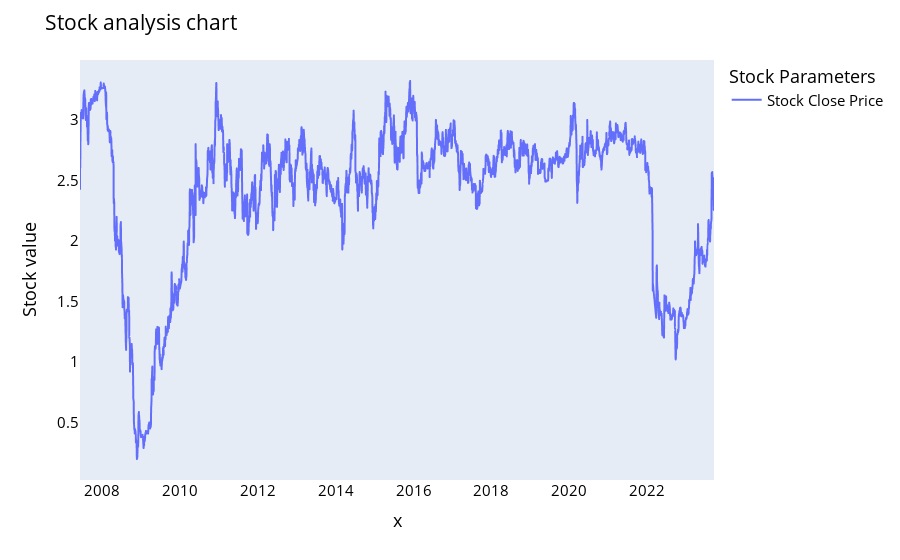
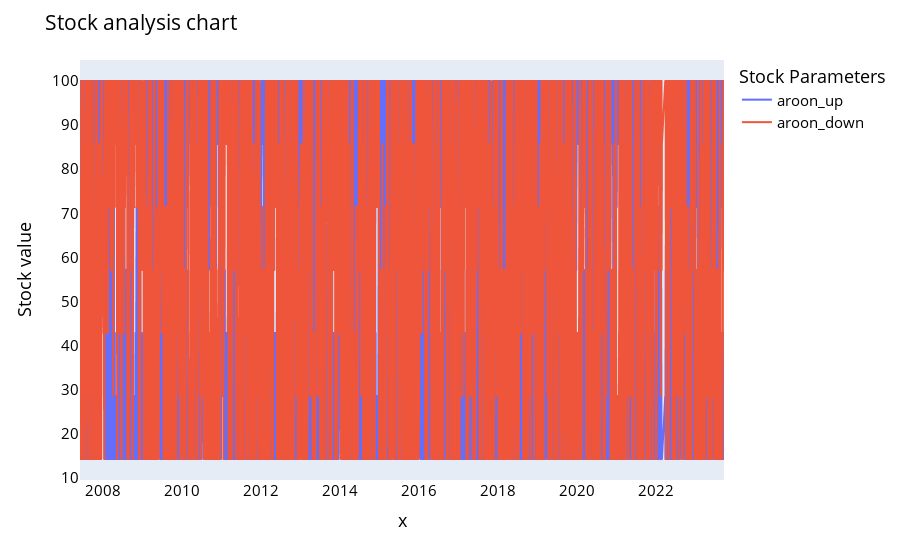

Notebook source saved alongside these figures, in order:
### Markdown cell above
## Arron indicator
        The Arron indicator is composed of two lines. 
        Considering a time range, an up line measures the number of periods since the highest price in the range, and a down line which measures the number of periods since the lowest price.
        Aroon indicates a bullish behavior when the Aroon up is above the Aroon down. 
        The opposite case indicates a bearish price behavior, and when the two lines cross each other can signal a trend changes.
        
        Что такое индикатор Aroon? Индикатор Aroon — это технический индикатор, который используется для определения трендовых изменений цены актива, а также силы этого тренда. 
        По сути, индикатор измеряет время между максимумами и время между минимумами за определенный период времени.

### Code cell
period=7
        df_cl1 = np.asarray(historical_prices['close'])
        aroon_down=[(100/period)*
                 (period-np.argmax(df_cl1[t-period:t])) 
                 for t in range(period, len(df_cl1))]
        aroon_up=[(100/period)*
                   (period-np.argmin(df_cl1[t-period:t])) 
                   for t in range(period, len(df_cl1))]

names_1 = cycle(['Stock Close Price'])
names_2 = cycle(['aroon_up','aroon_down'])
fig = px.line(historical_prices, x=historical_prices.date[period:], y=[historical_prices['close'][period:]],
             labels={'date': 'Date','value':'Stock value'})
figs = px.line(historical_prices, x=historical_prices.date[period:], y=[aroon_up,aroon_down],
             labels={'date': 'Date','value':'Stock value'})

figs.update_layout(title_text='Stock analysis chart', font_size=15, font_color='black',legend_title_text='Stock Parameters')
figs.for_each_trace(lambda t:  t.update(name = next(names_2)))
figs.update_xaxes(showgrid=False)
figs.update_yaxes(showgrid=False,zeroline=True, zerolinewidth=2, zerolinecolor='Black')

fig.update_layout(title_text='Stock analysis chart', font_size=15, font_color='black',legend_title_text='Stock Parameters')
fig.for_each_trace(lambda t:  t.update(name = next(names_1)))
fig.update_xaxes(showgrid=False)
fig.update_yaxes(showgrid=False,zeroline=True, zerolinewidth=2, zerolinecolor='Black')

fig.show()
figs.show()

### Figure 1 — Plotly figure (JSON) as saved in the notebook; plotly's stock layout.template omitted (floating-point values rounded to 4 significant figures; data arrays with more than 128 entries replaced by an {"elided": "..."} marker saying what was removed)
{"data": [{"hovertemplate": "variable=wide_variable_0<br>x=%{x}<br>Stock value=%{y}<extra></extra>", "legendgroup": "wide_variable_0", "line": {"color": "#636efa", "dash": "solid"}, "marker": {"symbol": "circle"}, "mode": "lines", "name": "Stock Close Price", "showlegend": true, "type": "scattergl", "x": {"elided": "4070 str values"}, "xaxis": "x", "y": {"elided": "4070 float values"}, "yaxis": "y"}], "layout": {"font": {"color": "black", "size": 15}, "legend": {"title": {"text": "Stock Parameters"}, "tracegroupgap": 0}, "margin": {"t": 60}, "title": {"text": "Stock analysis chart"}, "xaxis": {"anchor": "y", "domain": [0, 1], "showgrid": false, "title": {"text": "x"}}, "yaxis": {"anchor": "x", "domain": [0, 1], "showgrid": false, "title": {"text": "Stock value"}, "zeroline": true, "zerolinecolor": "Black", "zerolinewidth": 2}}}

### Figure 2 — Plotly figure (JSON) as saved in the notebook; plotly's stock layout.template omitted (floating-point values rounded to 4 significant figures; data arrays with more than 128 entries replaced by an {"elided": "..."} marker saying what was removed)
{"data": [{"hovertemplate": "variable=wide_variable_0<br>x=%{x}<br>Stock value=%{y}<extra></extra>", "legendgroup": "wide_variable_0", "line": {"color": "#636efa", "dash": "solid"}, "marker": {"symbol": "circle"}, "mode": "lines", "name": "aroon_up", "showlegend": true, "type": "scattergl", "x": {"elided": "4070 str values"}, "xaxis": "x", "y": {"elided": "4070 float values"}, "yaxis": "y"}, {"hovertemplate": "variable=wide_variable_1<br>x=%{x}<br>Stock value=%{y}<extra></extra>", "legendgroup": "wide_variable_1", "line": {"color": "#EF553B", "dash": "solid"}, "marker": {"symbol": "circle"}, "mode": "lines", "name": "aroon_down", "showlegend": true, "type": "scattergl", "x": {"elided": "4070 str values"}, "xaxis": "x", "y": {"elided": "4070 float values"}, "yaxis": "y"}], "layout": {"font": {"color": "black", "size": 15}, "legend": {"title": {"text": "Stock Parameters"}, "tracegroupgap": 0}, "margin": {"t": 60}, "title": {"text": "Stock analysis chart"}, "xaxis": {"anchor": "y", "domain": [0, 1], "showgrid": false, "title": {"text": "x"}}, "yaxis": {"anchor": "x", "domain": [0, 1], "showgrid": false, "title": {"text": "Stock value"}, "zeroline": true, "zerolinecolor": "Black", "zerolinewidth": 2}}}
